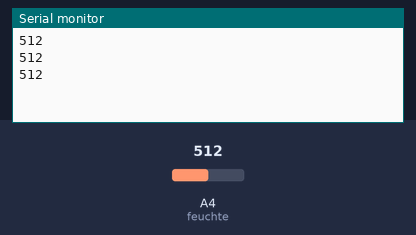
Bench run of a sketch on a simulated Arduino Uno, built with avr-gcc and run on an emulated ATmega328P. Parts: the last lines printed to the serial monitor. Inputs (shaded band) come from the test bench; at power-on: A4 (feuchte) = 512.

Above: at 1.3 s.
1.4 s: A4 (feuchte) set to 716
At 1.9 s:
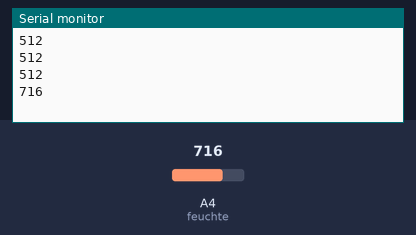
2.9 s: A4 (feuchte) set to 900
At 3.4 s:
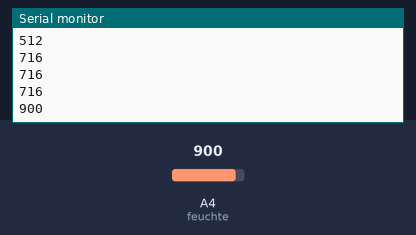
Timing chart, 0 to 5.9 s (numbered marks = the images above; inputs shaded):
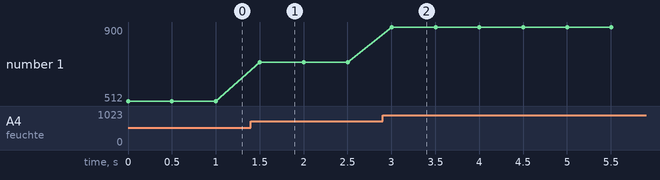

Measured:
- after the input at 1.4 s, the serial monitor: prints a new line after 0.10 s (image 1)
- after the input at 2.9 s, the serial monitor: prints a new line after 0.10 s (image 2)
- plotted number 1: 512 → 716 after the input at 1.4 s, 716 → 900 after the input at 2.9 s

The sketch:

yl-69.ino
```cpp
/*
 * Sensor YL-69, YL-38 und andere
 * Feuchte
 *
 * D0: Analoges Signal => A4
 *
 * Make: www.make-magazin.de
 * Florian Schäffer
 *
 * https://www.waveshare.com/wiki/Moisture_Sensor
 * https://randomnerdtutorials.com/guide-for-soil-moisture-sensor-yl-69-or-hl-69-with-the-arduino/
 * https://www.waveshare.com/wiki/Liquid_Level_Sensor
 * https://duckduckgo.com/?q=yl-38&t=ffsb&iax=images&ia=images
 *
 */

const int feuchte = A4;

void setup() {
  Serial.begin(115200);
  pinMode(feuchte, INPUT);
}

void loop() {
  Serial.println (analogRead(feuchte));
  delay (500);
}
```
